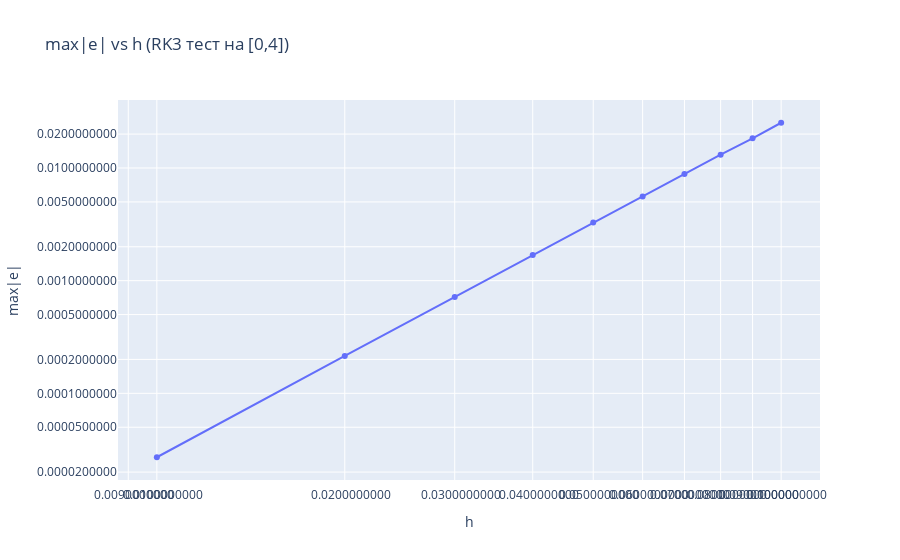
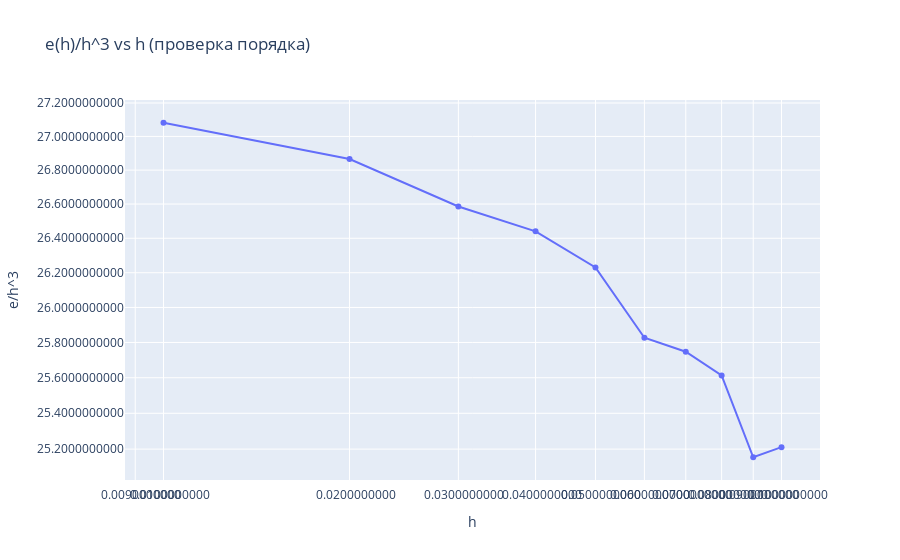

Notebook cell for these charts, in order:
### Markdown cell above
Проверка

### Code cell
import numpy as np
import plotly.graph_objects as go


def test_rhs(t, y):
    return np.array([np.exp(2*t)*y[1], -np.exp(-2*t)*y[0]])


def test_exact(t):
    return np.array([np.exp(t), np.exp(-t)])


def rk3_step(f, t, y, h):
    k1 = f(t, y)
    k2 = f(t + 0.5*h, y + 0.5*h*k1)
    k3 = f(t + h,   y - h*k1 + 2*h*k2)
    return y + (h/6)*(k1 + 4*k2 + k3)


hs = np.linspace(0.1, 0.01, 10)
t_end = 4.0

errors = []
Cs = []
alphas = []


for h in hs:
    t = 0.0
    y = np.array([1.0, 1.0])
    while t < t_end:
        h_step = h if t + h <= t_end else t_end - t
        y = rk3_step(test_rhs, t, y, h_step)
        t += h_step
    err = np.max(np.abs(y - test_exact(t_end)))
    errors.append(err)
    Cs.append(err / h**3)

for i in range(len(hs)-1):
    α = np.log(errors[i]/errors[i+1]) / np.log(hs[i]/hs[i+1])
    alphas.append(α)

for i in Cs:
    print(np.log(i))
print(f"{'h':>8} {'e(h)':>12} {'e/h^3':>12} {'α':>8}")
for i, h in enumerate(hs):
    a_str = f"{alphas[i]:.4f}" if i < len(alphas) else "   --  "
    print(f"{h:8.10f} {errors[i]:12.10f} {Cs[i]:12.10f} {a_str}")

fig1 = go.Figure(go.Scatter(
    x=hs, y=errors, mode='lines+markers', name='e(h)'
))
fig1.update_layout(
    title='max|e| vs h (RK3 тест на [0,4])',
    xaxis=dict(title='h', type='log', tickformat='.10f'),
    yaxis=dict(title='max|e|', type='log', tickformat='.10f')
)
fig1.show()

fig2 = go.Figure(go.Scatter(
    x=hs, y=Cs, mode='lines+markers', name='e/h^3'
))
fig2.update_layout(
    title='e(h)/h^3 vs h (проверка порядка)',
    xaxis=dict(title='h', type='log', tickformat='.10f'),
    yaxis=dict(title='e/h^3', type='log', tickformat='.10f')
)
fig2.show()

### Figure 1 — Plotly figure (JSON) as saved in the notebook; plotly's stock layout.template omitted (floating-point values rounded to 4 significant figures)
{"data": [{"mode": "lines+markers", "name": "e(h)", "type": "scatter", "x": [0.1, 0.09, 0.08, 0.07, 0.06, 0.05, 0.04, 0.03, 0.02, 0.01], "y": [0.02521, 0.01834, 0.01311, 0.008831, 0.005579, 0.003279, 0.001692, 0.0007178, 0.0002149, 2.708e-05]}], "layout": {"title": {"text": "max|e| vs h (RK3 тест на [0,4])"}, "xaxis": {"tickformat": ".10f", "title": {"text": "h"}, "type": "log"}, "yaxis": {"tickformat": ".10f", "title": {"text": "max|e|"}, "type": "log"}}}

### Figure 2 — Plotly figure (JSON) as saved in the notebook; plotly's stock layout.template omitted (floating-point values rounded to 4 significant figures)
{"data": [{"mode": "lines+markers", "name": "e/h^3", "type": "scatter", "x": [0.1, 0.09, 0.08, 0.07, 0.06, 0.05, 0.04, 0.03, 0.02, 0.01], "y": [25.21, 25.15, 25.61, 25.75, 25.83, 26.23, 26.44, 26.59, 26.87, 27.08]}], "layout": {"title": {"text": "e(h)/h^3 vs h (проверка порядка)"}, "xaxis": {"tickformat": ".10f", "title": {"text": "h"}, "type": "log"}, "yaxis": {"tickformat": ".10f", "title": {"text": "e/h^3"}, "type": "log"}}}
